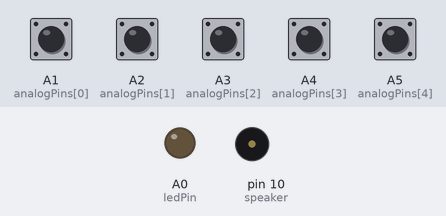
Recording of a sketch running on a simulated Arduino Uno, built with avr-gcc and run on an emulated ATmega328P. Shown: output pins drawn as LEDs (lit = HIGH), buzzer (waves = sounding). The inputs (shaded band) are chosen by the test bench; at power-on: A1 (analogPins[0]), A2 (analogPins[1]), A3 (analogPins[2]), A4 (analogPins[3]), A5 (analogPins[4]) HIGH.

Above: at 1.2 s.
1.3 s: A1 (analogPins[0]) pulled LOW for 0.15 s
At 1.47 s:
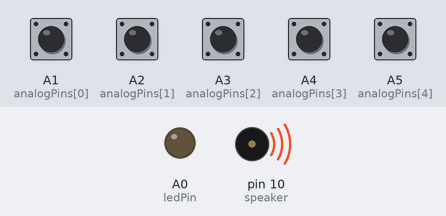
Timing chart, 0 to 4.3 s (numbered marks = the images above; inputs shaded):
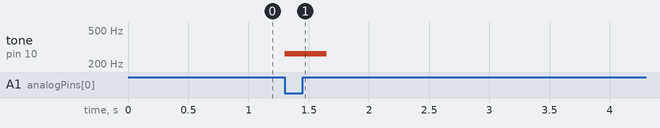

Measured:
- after the input at 1.3 s, tone on pin 10 (speaker): silent → 262 Hz at once, → silent 0.35 s later

The sketch:

Analog_button_detector_via_for_loop.ino
```cpp
//Challenge: Upgrade this piano to a level where we can record currenttunes, delete them etc.

//Update 1: (31-01-2023) Replacing push buttons with matrics keypad.

//Update 2: (08-02-2023) Including push buttons along with keypad due to inability to implement long press in keypad.

#include<Keypad.h>
const byte rows = 4;
const byte cols = 4;

char hexaKeys[rows][cols] =
{
  {'1', '2', '3', 'A'},
  {'4', '5', '6', 'B'},
  {'7', '8', '9', 'C'},
  {'*', '0', '#', 'D'}
};

byte rowPins[rows] = {9, 8, 7, 6};
byte colPins[cols] = {5, 4, 3, 2};

Keypad matrixKeypad = Keypad(makeKeymap(hexaKeys), rowPins, colPins, rows, cols);


#define NOTE_C  262
#define NOTE_D  294
#define NOTE_E  330
#define NOTE_G  392
#define NOTE_A  440

#define speaker 10
#define pause   150
#define ledPin  A0  //LED connected to A0 to indicate whether it's recording or not.

unsigned short notes[6] = {0, 262, 294, 330, 392, 440};

void setup() {
  Serial.begin(9600);
  pinMode(A1, INPUT_PULLUP);
  pinMode(A2, INPUT_PULLUP);
  pinMode(A3, INPUT_PULLUP);
  pinMode(A4, INPUT_PULLUP);
  pinMode(A5, INPUT_PULLUP);

  pinMode(ledPin, OUTPUT);

}

long long lastPress = millis();
char Key;
byte isRecording = 0; //Whether we are recording the notes or not.
byte notesIndex[300];     //Notes will and durations will be recorded sequentially in those arrays.
int duration[300];
byte lastNote = 0;   //The last note we played to be saved in the array.
int lastNoteStart = 0; //The duration of the last note played in milli second.
int noteCounter = 0; //The number of entries we have made to our notes and duration array.

int startRecording = millis(); //variable to hold the starting time of the recording.

int analogPins[5] = {A1, A2, A3, A4, A5};

void loop() {
 for(int i = 0; i<5; i++)
 {
  if(digitalRead(analogPins[i])==LOW)
  {
    tone(speaker, notes[i+1]);
    lastPress = millis();
  }

  if(millis() - lastPress > 200)
  {
  noTone(speaker);
  lastPress = millis();
  }

 }

}
```
